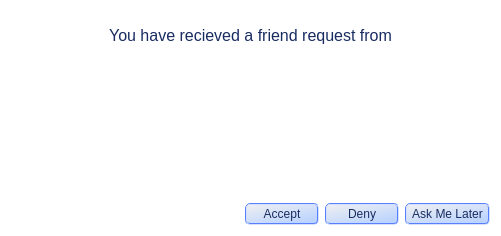
<?xml version="1.0" encoding="UTF-8"?>
<ui version="4.0">
 <class>mainWidget</class>
 <widget class="QWidget" name="mainWidget">
  <property name="geometry">
   <rect>
    <x>0</x>
    <y>0</y>
    <width>501</width>
    <height>236</height>
   </rect>
  </property>
  <property name="windowTitle">
   <string>Add contact</string>
  </property>
  <property name="styleSheet">
   <string>
QLineEdit {
	padding: 2px 5px 2px 5px;
	background-color: rgb(255, 255, 255);
	margin-right: 100px;
}

QLabel {
	color: rgb(25, 44, 98);
	background-color: rgba(255, 255, 255, 0);
}

QComboBox, QPushButton {
	color: rgb(25, 44, 98);
	background-color: qlineargradient(spread:pad, x1:0, y1:0, x2:0.676, y2:1, stop:0 rgba(240, 240, 240, 255), stop:1 rgba(188, 212, 255, 255));
	border: 2px groove white;
	border-color: rgb(86, 128, 255);
	border-radius: 5px;
	padding: 2px 5px;
}

QComboBox::drop-down:!editable { 
	subcontrol-color: rgb(76, 115, 255);
	subcontrol-position: center right; 
	width: 12px; 
	height: 12px;
	padding-right: 5px;
}

QPushButton::pressed{
	color: rgb(74, 87, 107);
	background-color: rgba(255, 255, 255, 255);
}

QPushButton {
	min-width: 60px;
}

QMenu {
	background-color: none;
}

QLabel#label_Info {
	padding-top: 15px;
}

QLabel#label_requestOriginator {
	color: rgb(170, 0, 0);
}

QLineEdit {
	padding: 2px 5px 2px 5px;
	background-color: rgb(255, 255, 255);
	margin-right: 100px;
}

QLabel {
	color: rgb(25, 44, 98);
	background-color: rgba(255, 255, 255, 0);
}

QComboBox, QPushButton {
	color: rgb(25, 44, 98);
	background-color: qlineargradient(spread:pad, x1:0, y1:0, x2:0.676, y2:1, stop:0 rgba(240, 240, 240, 255), stop:1 rgba(188, 212, 255, 255));
	border: 2px groove white;
	border-color: rgb(86, 128, 255);
	border-radius: 5px;
	padding: 2px 5px;
}

QComboBox::drop-down:!editable { 
	subcontrol-color: rgb(76, 115, 255);
	subcontrol-position: center right; 
	width: 12px; 
	height: 12px;
	padding-right: 5px;
}

QPushButton::pressed{
	color: rgb(74, 87, 107);
	background-color: rgba(255, 255, 255, 255);
}

QPushButton {
	min-width: 60px;
}

QMenu {
	background-color: none;
}

QWidget#mainWidget {
	background-color: rgba(255, 255, 255, 0);
}

QLineEdit {
	padding: 2px 5px 2px 5px;
	background-color: rgb(255, 255, 255);
}</string>
  </property>
  <layout class="QVBoxLayout" name="verticalLayout_2">
   <item>
    <layout class="QVBoxLayout" name="verticalLayout">
     <item>
      <widget class="QLabel" name="label_Info">
       <property name="font">
        <font>
         <pointsize>12</pointsize>
        </font>
       </property>
       <property name="styleSheet">
        <string>background-color: rgb(255, 255, 255);</string>
       </property>
       <property name="text">
        <string>You have recieved a friend request from</string>
       </property>
       <property name="alignment">
        <set>Qt::AlignCenter</set>
       </property>
      </widget>
     </item>
     <item>
      <layout class="QHBoxLayout" name="horizontalLayout"/>
     </item>
     <item>
      <widget class="QLabel" name="label_requestOriginator">
       <property name="font">
        <font>
         <pointsize>12</pointsize>
        </font>
       </property>
       <property name="styleSheet">
        <string>border: none;
</string>
       </property>
       <property name="text">
        <string/>
       </property>
       <property name="alignment">
        <set>Qt::AlignCenter</set>
       </property>
      </widget>
     </item>
     <item>
      <spacer name="verticalSpacer">
       <property name="orientation">
        <enum>Qt::Vertical</enum>
       </property>
       <property name="sizeHint" stdset="0">
        <size>
         <width>20</width>
         <height>40</height>
        </size>
       </property>
      </spacer>
     </item>
     <item>
      <layout class="QHBoxLayout" name="horizontalLayout_3">
       <item>
        <spacer name="horizontalSpacer">
         <property name="orientation">
          <enum>Qt::Horizontal</enum>
         </property>
         <property name="sizeHint" stdset="0">
          <size>
           <width>40</width>
           <height>20</height>
          </size>
         </property>
        </spacer>
       </item>
       <item>
        <widget class="QPushButton" name="pushButton_Accept">
         <property name="text">
          <string>Accept</string>
         </property>
        </widget>
       </item>
       <item>
        <widget class="QPushButton" name="pushButton_Deny">
         <property name="text">
          <string>Deny</string>
         </property>
        </widget>
       </item>
       <item>
        <widget class="QPushButton" name="pushButton_AskLater">
         <property name="text">
          <string>Ask Me Later</string>
         </property>
        </widget>
       </item>
      </layout>
     </item>
    </layout>
   </item>
  </layout>
 </widget>
 <resources/>
 <connections/>
</ui>
